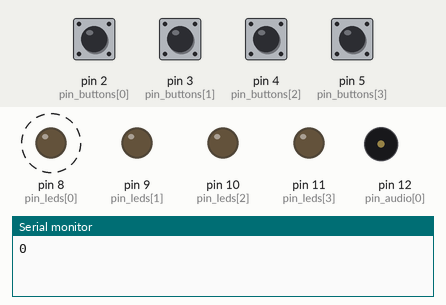
Recording of a sketch running on a simulated Arduino Uno, built with avr-gcc and run on an emulated ATmega328P. Shown: output pins drawn as LEDs (lit = HIGH), buzzer (waves = sounding), the last lines printed to the serial monitor. Dashed ring = blinking. The test bench sets the inputs (shaded band); at power-on: pin 2 (pin_buttons[0]), pin 3 (pin_buttons[1]), pin 4 (pin_buttons[2]), pin 5 (pin_buttons[3]) LOW. Random numbers use the default seed unless the sketch sets one.

Above: at 2.9 s.
3.0 s: pin 2 (pin_buttons[0]) pulled HIGH for 0.15 s
At 4.7 s:
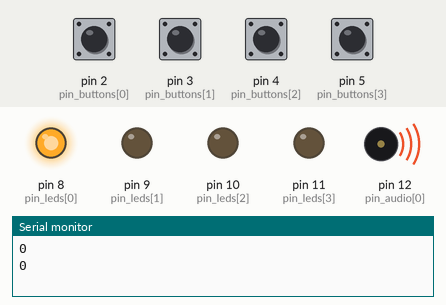
At 5.2 s:
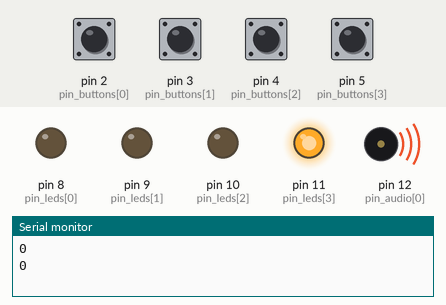
6.1 s: pin 3 (pin_buttons[1]) pulled HIGH for 0.15 s
At 9.4 s:
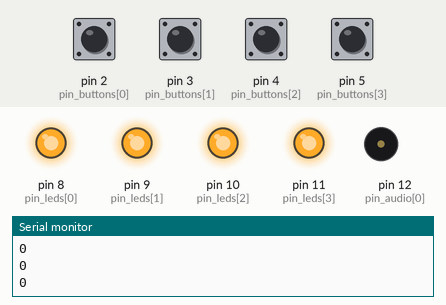
Timing chart, 0 to 12.5 s (numbered marks = the images above; inputs shaded):
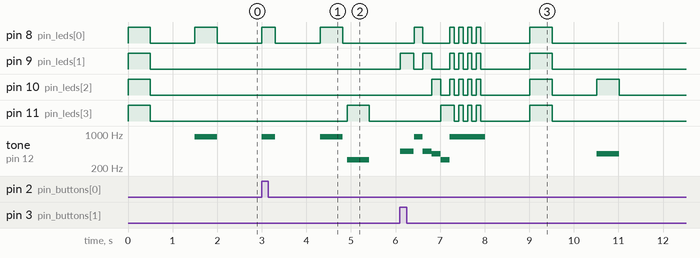

Measured:
- after the input at 3.0 s, pin 8 (pin_leds[0]): LOW → HIGH at once, → LOW 0.30 s later, → HIGH 1.0 s later, → LOW 0.50 s later; pin 11 (pin_leds[3]): LOW → HIGH after 1.9 s, → LOW 0.50 s later; tone on pin 12 (pin_audio[0]): plays 880 Hz for 0.30 s, 880 Hz for 0.50 s, 294 Hz for 0.50 s, starting at once
- after the input at 6.1 s, pin 8 (pin_leds[0]): goes HIGH 0.20 s, LOW 0.60 s, 3 × (HIGH 0.10 s, LOW 0.10 s), HIGH 0.10 s, LOW 1.1 s, HIGH 0.50 s, then LOW, starting after 0.31 s; pin 9 (pin_leds[1]): LOW → HIGH at once, → LOW 0.30 s later, → HIGH 0.21 s later, → LOW 0.20 s later, … (14 changes in this stretch)
- by itself, pin 8 (pin_leds[0]): alternates HIGH for 0.50 s and LOW for 1.0 s

The sketch:

genius_game.ino
```cpp
/*
  DEFINE NOTAS MUSICAIS
*/
#define NOTE_D4  294

#define NOTE_G4  392

#define NOTE_A4  440

#define NOTE_A5  880

//ARRAY PARA ARMAZENAR AS NOTAS
int tons[4] = { NOTE_A5, NOTE_A4, NOTE_G4, NOTE_D4 };

//ARRAY SEQUENCIA DE LUZES
int sequence[100] = {};

//VARIAVEL PARA A RODADA ATUAL
int current_round = 0;

//PINOS LED
int pin_leds[4] = { 8, 9, 10, 11 };

//PINOS BOTOES
int pin_buttons[4] = { 2, 3, 4, 5 };

//PINO BUZZER
int pin_audio[1] = {12};

//VARIAVEL PARA VERIFICAR SE BOTAO FOI PRESSIONADO
int button_pressed = 0;

//INDICA SE JOGADOR PERDEU
bool game_over = false;

//INDICA QUAL O PASSO ATUAL
int current_step = 0;


void setup(){

  //INICIA CONSOLE
  Serial.begin(9600);

  //DEFINE PINOS DOS LEDS COMO SAIDA
  definePins("out", pin_leds);

  //DEFINE PINOS DOS BOTOES COMO ENTRADA
  definePins("inp", pin_buttons);

  //DEFINE O PINO DO BUZER
  definePins("OUT", pin_audio);

  //LÊ UM VALOR ALEATORIO ATRAVES DA PORTA ANALOGICA
  randomSeed(analogRead(0));

}

void loop(){

  Serial.println(digitalRead(pin_buttons[0]));


  //VERIFICA SE USUARIO PERDEU O JOGO E, CASO SIM, RESETA O JOGO
  if( game_over ){
    sequence[100] = {};
    current_round = 0;
    current_step = 0;
    game_over = false;
  }

  if(current_round == 0){
    startGame();
    delay(500);
  }

  //INICIA A PRÓXIMA RODADA
  nextRound();

  //MOSTRA SEQUENCIA QUE DEVERA SER MEMORIZADA
  playSequence();

  //AGUARDA JOGAR ESCOLHER OS BOTOES
  waitingPlayer();

  //PAUSA DE 1 SEGUNDO ENTRE JOGADAS
  delay(1000);
}


//DEFINE ENTRADA E SAIDA DOS PINOS
void definePins( String type, int pins[] ) {

  if(type == "out"){
    for (int i = 0; i <= 3; i++) {

      pinMode(pins[i], OUTPUT);

    }
  }else{
    for (int i = 0; i <= 3; i++) {

      pinMode(pins[i], INPUT);

    }
  }
}

//SEQUENCIA DE LUZES PARA INICIAR O JOGO
void startGame() {

  digitalWrite(pin_leds[0], HIGH);

  digitalWrite(pin_leds[1], HIGH);
  digitalWrite(pin_leds[2], HIGH);
  digitalWrite(pin_leds[3], HIGH);

  delay(500);

  digitalWrite(pin_leds[0], LOW);
  digitalWrite(pin_leds[1], LOW);
  digitalWrite(pin_leds[2], LOW);

  digitalWrite(pin_leds[3], LOW);
  delay(500);
}


//INICIA PROXIMA RODADA
void nextRound() {

  int luck_number = random(0, 4);

  sequence[current_round++] = luck_number;

}

//INICIA A SEQUENCIA QUE DEVE SER MEMORIZADA
void playSequence() {
  for (int i = 0; i < current_round; i++) {

    tone(pin_audio[0], tons[sequence[i]]);

    digitalWrite(pin_leds[sequence[i]], HIGH);
    delay(500);

    noTone(pin_audio[0]);

    digitalWrite(pin_leds[sequence[i]], LOW);
    delay(100);
  }

    noTone(pin_audio[0]);
}


//AGUARDANDO RODADA
void waitingRound(){

  bool already_played = false;

  while ( !already_played ) {

    for (int i = 0; i <= 3; i++) {

      if (digitalRead(pin_buttons[i]) == HIGH) {

        //QUAL BOTAO FOI PRESSIONADO
        button_pressed = i;

        tone(pin_audio[0], tons[i]);
        digitalWrite(pin_leds[i], HIGH);

        delay(300);

        digitalWrite(pin_leds[i], LOW);
        noTone(pin_audio[0]);

        already_played = true;

      }

    }

    delay(10);
  }
}


//AGUARDANDO JOGADA
void waitingPlayer(){

  for (int i = 0; i < current_round; i++) {
    //AGUARDA JOGADA
    waitingRound();

    //VALIDA SEQUENCIA DIGITAL PELO USUARIO
    validate();

    //SE PERDEU, PARA O JOGO
    if ( game_over ) {
      break;
    }
    current_step++;
  }
  current_step = 0;
}

void validate() {
  if (sequence[current_step] != button_pressed) {
    // GAME OVER.

    for (int i = 0; i <= 3; i++) {
      tone(pin_audio[0], tons[i]);
      digitalWrite(pin_leds[i], HIGH);
      delay(200);
      digitalWrite(pin_leds[i], LOW);
      noTone(pin_audio[0]);
    }

    for (int i = 0; i <= 3; i++) {
      tone(pin_audio[0], tons[0]);
      digitalWrite(pin_leds[0], HIGH);

      digitalWrite(pin_leds[1], HIGH);

      digitalWrite(pin_leds[2], HIGH);

      digitalWrite(pin_leds[3], HIGH);

      delay(100);

      digitalWrite(pin_leds[0], LOW);

      digitalWrite(pin_leds[1], LOW);

      digitalWrite(pin_leds[2], LOW);

      digitalWrite(pin_leds[3], LOW);

      delay(100);
      noTone(pin_audio[0]);
    }

    game_over = true;
  }
}
```
